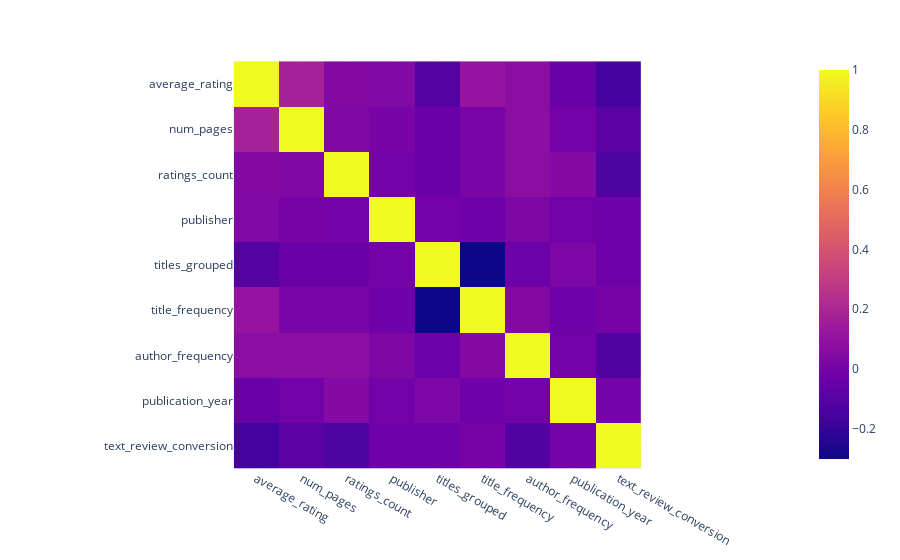

Notebook code for this chart:
### Code cell
px.imshow(df_numeric.corr())

### Figure 1 — Plotly figure (JSON) as saved in the notebook; plotly's stock layout.template omitted (floating-point values rounded to 4 significant figures)
{"data": [{"coloraxis": "coloraxis", "hovertemplate": "x: %{x}<br>y: %{y}<br>color: %{z}<extra></extra>", "name": "0", "type": "heatmap", "x": ["average_rating", "num_pages", "ratings_count", "publisher", "titles_grouped", "title_frequency", "author_frequency", "publication_year", "text_review_conversion"], "xaxis": "x", "y": ["average_rating", "num_pages", "ratings_count", "publisher", "titles_grouped", "title_frequency", "author_frequency", "publication_year", "text_review_conversion"], "yaxis": "y", "z": [[1, 0.177, 0.04277, 0.03873, -0.108, 0.1086, 0.07162, -0.04604, -0.1617], [0.177, 1, 0.03585, 0.01123, -0.04013, 0.01673, 0.07503, -0.01043, -0.08869], [0.04277, 0.03585, 1, 0.001824, -0.0365, 0.01417, 0.07326, 0.04578, -0.1271], [0.03873, 0.01123, 0.001824, 1, -0.001966, -0.01958, 0.02627, -0.01081, -0.02335], [-0.108, -0.04013, -0.0365, -0.001966, 1, -0.3008, -0.03202, 0.02307, -0.0279], [0.1086, 0.01673, 0.01417, -0.01958, -0.3008, 1, 0.04359, -0.02603, 0.003947], [0.07162, 0.07503, 0.07326, 0.02627, -0.03202, 0.04359, 1, -0.008882, -0.119], [-0.04604, -0.01043, 0.04578, -0.01081, 0.02307, -0.02603, -0.008882, 1, 0.002793], [-0.1617, -0.08869, -0.1271, -0.02335, -0.0279, 0.003947, -0.119, 0.002793, 1]]}], "layout": {"coloraxis": {"colorscale": [[0, "#0d0887"], [0.1111, "#46039f"], [0.2222, "#7201a8"], [0.3333, "#9c179e"], [0.4444, "#bd3786"], [0.5556, "#d8576b"], [0.6667, "#ed7953"], [0.7778, "#fb9f3a"], [0.8889, "#fdca26"], [1, "#f0f921"]]}, "margin": {"t": 60}, "xaxis": {"anchor": "y", "constrain": "domain", "domain": [0, 1], "scaleanchor": "y"}, "yaxis": {"anchor": "x", "autorange": "reversed", "constrain": "domain", "domain": [0, 1]}}}
